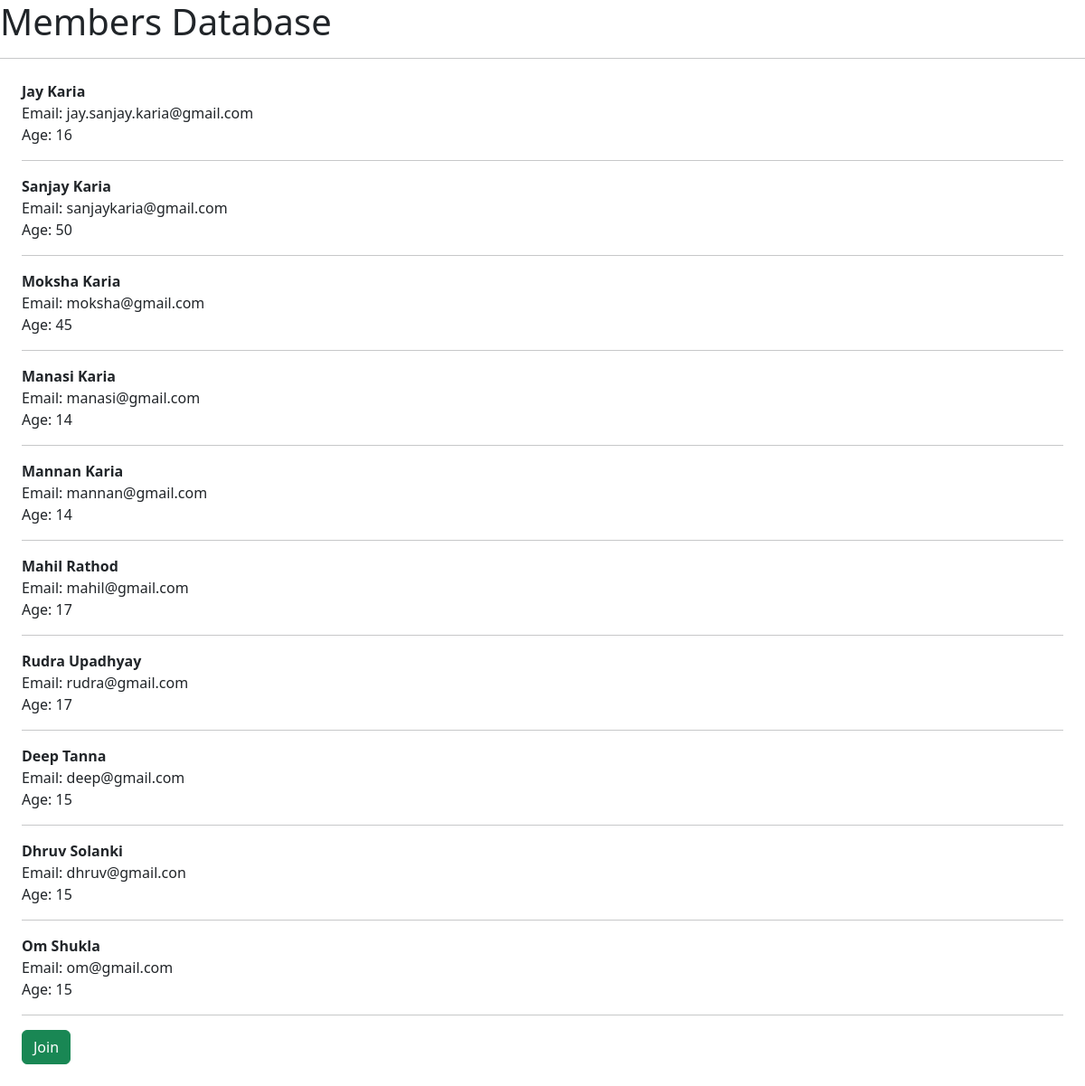
The page / on the database its author committed.
### website/models.py (models this page shows, shortened)
class Member(models.Model):
    fname = models.CharField(max_length=50)
    lname = models.CharField(max_length=50)
    email = models.EmailField(max_length=200)
    password = models.CharField(max_length=50)
    age = models.IntegerField()

### website/views.py (the view)
# urls.py: path("", views.home, name="home"),
def home(request):
    all_members = Member.objects.all()
    context = {
        "members": all_members
    }
    return render(request, "home.html", context)

### website/templates/home.html
{% extends 'base.html' %}
{% block content %}
<h1>Members Database</h1>
<hr>
<div class="m-4">
    {% for item in members %}
    <p>
        <strong>{{item.fname}} {{item.lname}}</strong></br>
        Email: {{item.email}}</br>
        Age: {{item.age}}</br>
    </p>
    <hr>
    {% endfor %}
    <a href="/join" class="btn btn-success" role="button">Join</a>
</div>
{% endblock %}

### rows shown on the page
Member: fname "Jay", lname "Karia", email "jay.sanjay.karia@gmail.com", age "16"
Member: fname "Sanjay", lname "Karia", email "sanjaykaria@gmail.com", age "50"
Member: fname "Moksha", lname "Karia", email "moksha@gmail.com", age "45"
Member: fname "Manasi", lname "Karia", email "manasi@gmail.com", age "14"
Member: fname "Mannan", lname "Karia", email "mannan@gmail.com", age "14"
Member: fname "Mahil", lname "Rathod", email "mahil@gmail.com", age "17"
Member: fname "Rudra", lname "Upadhyay", email "rudra@gmail.com", age "17"
Member: fname "Deep", lname "Tanna", email "deep@gmail.com", age "15"
Member: fname "Dhruv", lname "Solanki", email "dhruv@gmail.con", age "15"
Member: fname "Om", lname "Shukla", email "om@gmail.com", age "15"
